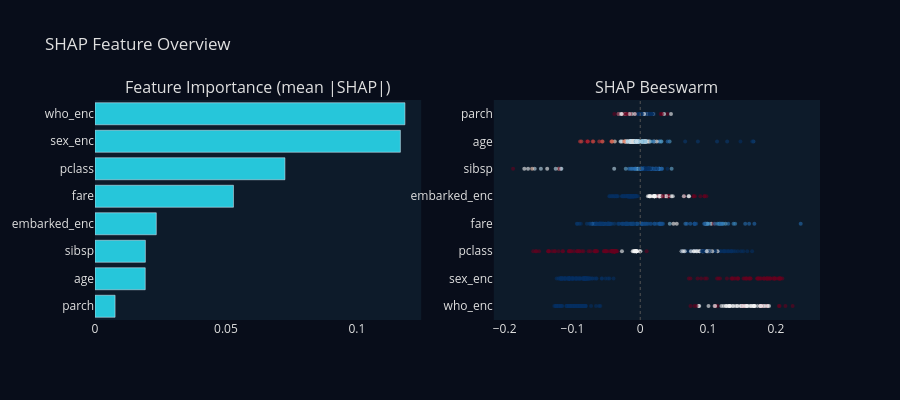

Notebook source saved alongside this figure:
### Markdown cell above
## 6. XAI: Overview

### Code cell
print("\n[6] plot_overview:")
fig = report.plot_overview(max_display=8)
assert len(fig.data) >= 2, "overview should have >= 2 traces"
print(f"  ✓ plot_overview OK  |  traces={len(fig.data)}")

### Figure 1 — Plotly figure (JSON) as saved in the notebook; plotly's stock layout.template omitted (floating-point values rounded to 4 significant figures; data arrays with more than 128 entries replaced by an {"elided": "..."} marker saying what was removed)
{"data": [{"marker": {"color": "#26C6DA"}, "orientation": "h", "showlegend": false, "type": "bar", "x": [0.007669, 0.01919, 0.01924, 0.02341, 0.05287, 0.07252, 0.1166, 0.1183], "xaxis": "x", "y": ["parch", "age", "sibsp", "embarked_enc", "fare", "pclass", "sex_enc", "who_enc"], "yaxis": "y"}, {"hovertemplate": "who_enc: %{x:.4f}<extra></extra>", "marker": {"cmax": 1, "cmin": 0, "color": {"elided": "179 float values"}, "colorscale": [[0, "rgb(5,48,97)"], [0.1, "rgb(33,102,172)"], [0.2, "rgb(67,147,195)"], [0.3, "rgb(146,197,222)"], [0.4, "rgb(209,229,240)"], [0.5, "rgb(247,247,247)"], [0.6, "rgb(253,219,199)"], [0.7, "rgb(244,165,130)"], [0.8, "rgb(214,96,77)"], [0.9, "rgb(178,24,43)"], [1, "rgb(103,0,31)"]], "opacity": 0.6, "size": 4}, "mode": "markers", "showlegend": false, "type": "scatter", "x": {"elided": "179 float values"}, "xaxis": "x2", "y": {"elided": "179 int values"}, "yaxis": "y2"}, {"hovertemplate": "sex_enc: %{x:.4f}<extra></extra>", "marker": {"cmax": 1, "cmin": 0, "color": {"elided": "179 float values"}, "colorscale": [[0, "rgb(5,48,97)"], [0.1, "rgb(33,102,172)"], [0.2, "rgb(67,147,195)"], [0.3, "rgb(146,197,222)"], [0.4, "rgb(209,229,240)"], [0.5, "rgb(247,247,247)"], [0.6, "rgb(253,219,199)"], [0.7, "rgb(244,165,130)"], [0.8, "rgb(214,96,77)"], [0.9, "rgb(178,24,43)"], [1, "rgb(103,0,31)"]], "opacity": 0.6, "size": 4}, "mode": "markers", "showlegend": false, "type": "scatter", "x": {"elided": "179 float values"}, "xaxis": "x2", "y": {"elided": "179 int values"}, "yaxis": "y2"}, {"hovertemplate": "pclass: %{x:.4f}<extra></extra>", "marker": {"cmax": 1, "cmin": 0, "color": {"elided": "179 float values"}, "colorscale": [[0, "rgb(5,48,97)"], [0.1, "rgb(33,102,172)"], [0.2, "rgb(67,147,195)"], [0.3, "rgb(146,197,222)"], [0.4, "rgb(209,229,240)"], [0.5, "rgb(247,247,247)"], [0.6, "rgb(253,219,199)"], [0.7, "rgb(244,165,130)"], [0.8, "rgb(214,96,77)"], [0.9, "rgb(178,24,43)"], [1, "rgb(103,0,31)"]], "opacity": 0.6, "size": 4}, "mode": "markers", "showlegend": false, "type": "scatter", "x": {"elided": "179 float values"}, "xaxis": "x2", "y": {"elided": "179 int values"}, "yaxis": "y2"}, {"hovertemplate": "fare: %{x:.4f}<extra></extra>", "marker": {"cmax": 1, "cmin": 0, "color": {"elided": "179 float values"}, "colorscale": [[0, "rgb(5,48,97)"], [0.1, "rgb(33,102,172)"], [0.2, "rgb(67,147,195)"], [0.3, "rgb(146,197,222)"], [0.4, "rgb(209,229,240)"], [0.5, "rgb(247,247,247)"], [0.6, "rgb(253,219,199)"], [0.7, "rgb(244,165,130)"], [0.8, "rgb(214,96,77)"], [0.9, "rgb(178,24,43)"], [1, "rgb(103,0,31)"]], "opacity": 0.6, "size": 4}, "mode": "markers", "showlegend": false, "type": "scatter", "x": {"elided": "179 float values"}, "xaxis": "x2", "y": {"elided": "179 int values"}, "yaxis": "y2"}, {"hovertemplate": "embarked_enc: %{x:.4f}<extra></extra>", "marker": {"cmax": 1, "cmin": 0, "color": {"elided": "179 float values"}, "colorscale": [[0, "rgb(5,48,97)"], [0.1, "rgb(33,102,172)"], [0.2, "rgb(67,147,195)"], [0.3, "rgb(146,197,222)"], [0.4, "rgb(209,229,240)"], [0.5, "rgb(247,247,247)"], [0.6, "rgb(253,219,199)"], [0.7, "rgb(244,165,130)"], [0.8, "rgb(214,96,77)"], [0.9, "rgb(178,24,43)"], [1, "rgb(103,0,31)"]], "opacity": 0.6, "size": 4}, "mode": "markers", "showlegend": false, "type": "scatter", "x": {"elided": "179 float values"}, "xaxis": "x2", "y": {"elided": "179 int values"}, "yaxis": "y2"}, {"hovertemplate": "sibsp: %{x:.4f}<extra></extra>", "marker": {"cmax": 1, "cmin": 0, "color": {"elided": "179 float values"}, "colorscale": [[0, "rgb(5,48,97)"], [0.1, "rgb(33,102,172)"], [0.2, "rgb(67,147,195)"], [0.3, "rgb(146,197,222)"], [0.4, "rgb(209,229,240)"], [0.5, "rgb(247,247,247)"], [0.6, "rgb(253,219,199)"], [0.7, "rgb(244,165,130)"], [0.8, "rgb(214,96,77)"], [0.9, "rgb(178,24,43)"], [1, "rgb(103,0,31)"]], "opacity": 0.6, "size": 4}, "mode": "markers", "showlegend": false, "type": "scatter", "x": {"elided": "179 float values"}, "xaxis": "x2", "y": {"elided": "179 int values"}, "yaxis": "y2"}, {"hovertemplate": "age: %{x:.4f}<extra></extra>", "marker": {"cmax": 1, "cmin": 0, "color": {"elided": "179 float values"}, "colorscale": [[0, "rgb(5,48,97)"], [0.1, "rgb(33,102,172)"], [0.2, "rgb(67,147,195)"], [0.3, "rgb(146,197,222)"], [0.4, "rgb(209,229,240)"], [0.5, "rgb(247,247,247)"], [0.6, "rgb(253,219,199)"], [0.7, "rgb(244,165,130)"], [0.8, "rgb(214,96,77)"], [0.9, "rgb(178,24,43)"], [1, "rgb(103,0,31)"]], "opacity": 0.6, "size": 4}, "mode": "markers", "showlegend": false, "type": "scatter", "x": {"elided": "179 float values"}, "xaxis": "x2", "y": {"elided": "179 int values"}, "yaxis": "y2"}, {"hovertemplate": "parch: %{x:.4f}<extra></extra>", "marker": {"cmax": 1, "cmin": 0, "color": {"elided": "179 float values"}, "colorscale": [[0, "rgb(5,48,97)"], [0.1, "rgb(33,102,172)"], [0.2, "rgb(67,147,195)"], [0.3, "rgb(146,197,222)"], [0.4, "rgb(209,229,240)"], [0.5, "rgb(247,247,247)"], [0.6, "rgb(253,219,199)"], [0.7, "rgb(244,165,130)"], [0.8, "rgb(214,96,77)"], [0.9, "rgb(178,24,43)"], [1, "rgb(103,0,31)"]], "opacity": 0.6, "size": 4}, "mode": "markers", "showlegend": false, "type": "scatter", "x": {"elided": "179 float values"}, "xaxis": "x2", "y": {"elided": "179 int values"}, "yaxis": "y2"}], "layout": {"annotations": [{"font": {"size": 16}, "showarrow": false, "text": "Feature Importance (mean |SHAP|)", "x": 0.225, "xanchor": "center", "xref": "paper", "y": 1, "yanchor": "bottom", "yref": "paper"}, {"font": {"size": 16}, "showarrow": false, "text": "SHAP Beeswarm", "x": 0.775, "xanchor": "center", "xref": "paper", "y": 1, "yanchor": "bottom", "yref": "paper"}], "font": {"color": "#E0E0E0"}, "height": 400, "paper_bgcolor": "#080D1A", "plot_bgcolor": "#0D1B2A", "shapes": [{"line": {"color": "#555", "dash": "dot", "width": 1}, "type": "line", "x0": 0, "x1": 0, "xref": "x2", "y0": 0, "y1": 1, "yref": "y2 domain"}], "title": {"text": "SHAP Feature Overview"}, "xaxis": {"anchor": "y", "domain": [0, 0.45], "showgrid": false, "zeroline": false}, "xaxis2": {"anchor": "y2", "domain": [0.55, 1], "showgrid": false, "zeroline": false}, "yaxis": {"anchor": "x", "domain": [0, 1], "showgrid": false, "zeroline": false}, "yaxis2": {"anchor": "x2", "domain": [0, 1], "showgrid": false, "tickmode": "array", "ticktext": ["who_enc", "sex_enc", "pclass", "fare", "embarked_enc", "sibsp", "age", "parch"], "tickvals": [0, 1, 2, 3, 4, 5, 6, 7], "zeroline": false}}}
